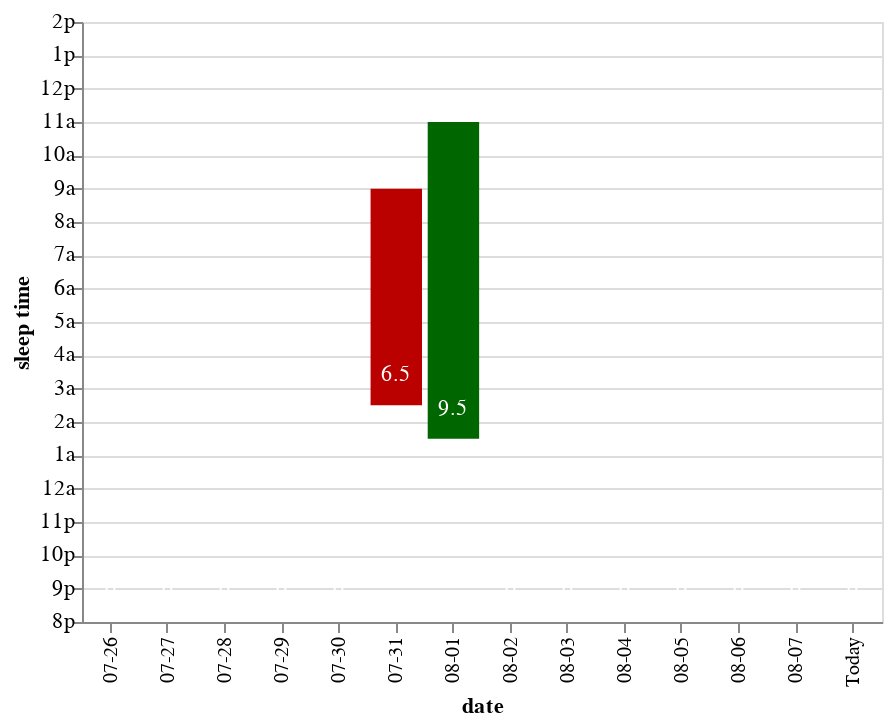

The code cell stored with this chart in its notebook:
### Code cell
chart

### Figure 1 — Vega-Lite specification as saved in the notebook (floating-point values rounded to 4 significant figures)
{"config": {"view": {"continuousWidth": 400, "continuousHeight": 300}, "axisY": {"labelAlign": "left", "labelPadding": 160, "titleAngle": -90, "titleX": -25}}, "layer": [{"data": {"name": "data-aca108cfab2cfcc7b15366d440573dde"}, "mark": "bar", "encoding": {"color": {"condition": {"value": "#006600", "test": "((datum.end - datum.start) >= 8)"}, "value": "#BB0000"}, "x": {"field": "date", "type": "nominal"}, "y": {"axis": {"labels": false, "tickCount": 19}, "field": "start", "type": "quantitative"}, "y2": {"field": "end"}}}, {"data": {"name": "data-beeb4a58fd95803815144dd3f8396326"}, "mark": {"type": "text", "align": "right"}, "encoding": {"text": {"field": "hour_labels", "type": "nominal"}, "x": {"value": -3}, "y": {"field": "y_labels", "title": "sleep time", "type": "quantitative"}}}, {"data": {"name": "data-aca108cfab2cfcc7b15366d440573dde"}, "mark": {"type": "text", "align": "center", "baseline": "middle", "dy": -15}, "encoding": {"color": {"value": "white"}, "text": {"field": "total_sleep_hours", "type": "quantitative"}, "x": {"field": "date", "type": "nominal"}, "y": {"axis": {"labels": false, "tickCount": 19}, "field": "start", "type": "quantitative"}, "y2": {"field": "end"}}}], "width": 400, "$schema": "https://vega.github.io/schema/vega-lite/v4.17.0.json", "datasets": {"data-aca108cfab2cfcc7b15366d440573dde": [{"date": "Today", "start": 0.0, "end": 0.0, "total_sleep_hours": ""}, {"date": "08-07", "start": 0.0, "end": 0.0, "total_sleep_hours": ""}, {"date": "08-06", "start": 0.0, "end": 0.0, "total_sleep_hours": ""}, {"date": "08-05", "start": 0.0, "end": 0.0, "total_sleep_hours": ""}, {"date": "08-04", "start": 0.0, "end": 0.0, "total_sleep_hours": ""}, {"date": "08-03", "start": 0.0, "end": 0.0, "total_sleep_hours": ""}, {"date": "08-02", "start": 0.0, "end": 0.0, "total_sleep_hours": ""}, {"date": "08-01", "start": 5.5, "end": 15.0, "total_sleep_hours": "9.5"}, {"date": "07-31", "start": 6.5, "end": 13.0, "total_sleep_hours": "6.5"}, {"date": "07-30", "start": 0.0, "end": 0.0, "total_sleep_hours": ""}, {"date": "07-29", "start": 0.0, "end": 0.0, "total_sleep_hours": ""}, {"date": "07-28", "start": 0.0, "end": 0.0, "total_sleep_hours": ""}, {"date": "07-27", "start": 0.0, "end": 0.0, "total_sleep_hours": ""}, {"date": "07-26", "start": 0.0, "end": 0.0, "total_sleep_hours": ""}], "data-beeb4a58fd95803815144dd3f8396326": [{"hour_labels": "8p", "y_labels": 0}, {"hour_labels": "9p", "y_labels": 1}, {"hour_labels": "10p", "y_labels": 2}, {"hour_labels": "11p", "y_labels": 3}, {"hour_labels": "12a", "y_labels": 4}, {"hour_labels": "1a", "y_labels": 5}, {"hour_labels": "2a", "y_labels": 6}, {"hour_labels": "3a", "y_labels": 7}, {"hour_labels": "4a", "y_labels": 8}, {"hour_labels": "5a", "y_labels": 9}, {"hour_labels": "6a", "y_labels": 10}, {"hour_labels": "7a", "y_labels": 11}, {"hour_labels": "8a", "y_labels": 12}, {"hour_labels": "9a", "y_labels": 13}, {"hour_labels": "10a", "y_labels": 14}, {"hour_labels": "11a", "y_labels": 15}, {"hour_labels": "12p", "y_labels": 16}, {"hour_labels": "1p", "y_labels": 17}, {"hour_labels": "2p", "y_labels": 18}]}}
